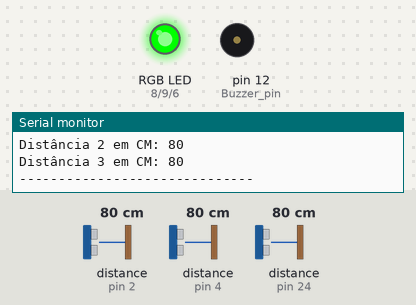
Simulated run of this sketch. Board: Arduino Mega 2560, built with avr-gcc and run on an emulated ATmega2560. Parts: an RGB LED mixed from three pins (HIGH = lit), buzzer (waves = sounding), the last lines printed to the serial monitor. Wiring (inferred from the names in the program): 3 × ultrasonic range finder: trigger pin 3, echo pin 2 / trigger pin 5, echo pin 4 / trigger pin 7, echo pin 24. Dashed ring = blinking. Inputs (shaded band) come from the test bench; at power-on: distance to the obstacle (sensors on pin 2, pin 4, pin 24) 80 cm. The echo pulse lasts 58.3 µs per cm; pins used as bus, display or sensor lines are not drawn.

Above: at 1.2 s.
1.3 s: distance to the obstacle (sensor on pin 2) set to 38 cm
2.9 s: distance to the obstacle (sensor on pin 2) set to 30 cm
At 3.8 s:
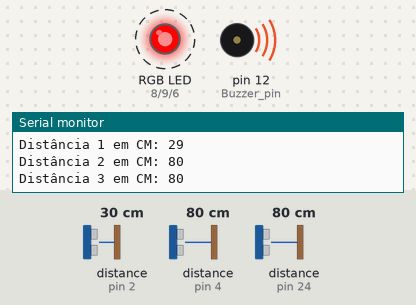
5.9 s: distance to the obstacle (sensor on pin 2) set to 35 cm
At 7.5 s:
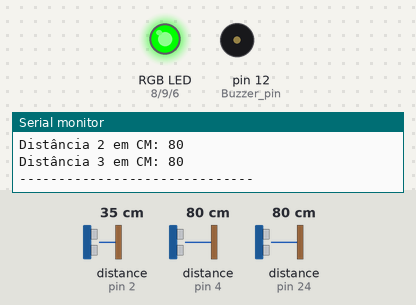
8.3 s: distance to the obstacle (sensor on pin 2) set to 2 cm
At 9.2 s:
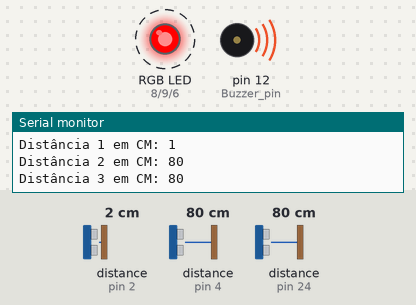
Timing chart, 0 to 12.3 s (numbered marks = the images above; inputs shaded):
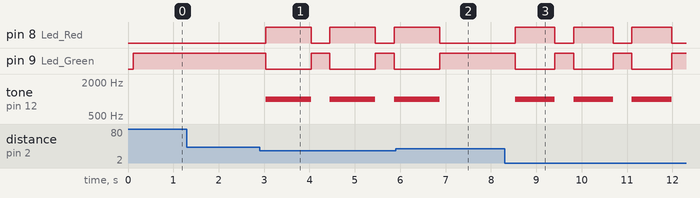

Measured:
- the behaviour switches between 34 and 33 cm on distance to the obstacle (sensor on pin 2) (found by bisection; images 0 and 1)
- after the input at 2.9 s, pin 8 (Led_Red): alternates HIGH for 1.0 s and LOW for 0.42 s, starting after 0.13 s; pin 9 (Led_Green): alternates HIGH for 0.42 s and LOW for 1.0 s, starting after 0.13 s; tone on pin 12 (Buzzer_pin): alternates 1000 Hz for 1.0 s and silent for 0.42 s, starting after 0.13 s
- after the input at 5.9 s, pin 8 (Led_Red): goes on until 6.9 s, then stays LOW; pin 9 (Led_Green): goes on until 6.9 s, then stays HIGH; tone on pin 12 (Buzzer_pin): goes on until 6.9 s, then stays silent
- after the input at 8.3 s, pin 8 (Led_Red): alternates HIGH for 0.87 s and LOW for 0.41 s, starting after 0.23 s; pin 9 (Led_Green): alternates HIGH for 0.41 s and LOW for 0.87 s, starting after 0.23 s; tone on pin 12 (Buzzer_pin): alternates 1000 Hz for 0.87 s and silent for 0.41 s, starting after 0.23 s

The sketch:

Ultrassonic_sensors_piezzo_rgb_led.ino
```cpp
#include <SoftwareSerial.h>
#define Sensor1_PIN_TRIG 3
#define Sensor2_PIN_ECHO 2
#define Sensor3_PIN_TRIG 5
#define Sensor4_PIN_ECHO 4
#define Sensor5_PIN_TRIG 7
#define Sensor6_PIN_ECHO 24
#define Led_Red 8
#define Led_Green 9
#define Led_Blue 6
#define Buzzer_pin 12

SoftwareSerial B(10,11);

void setup() {
  Serial.begin(115200);
  B.begin(115200);
  pinMode(Sensor1_PIN_TRIG, OUTPUT);
  pinMode(Sensor2_PIN_ECHO, INPUT);
  pinMode(Sensor3_PIN_TRIG, OUTPUT);
  pinMode(Sensor4_PIN_ECHO, INPUT);
  pinMode(Sensor5_PIN_TRIG, OUTPUT);
  pinMode(Sensor6_PIN_ECHO, INPUT);
  pinMode(Led_Red, OUTPUT);
  pinMode(Led_Green, OUTPUT);
  pinMode(Led_Blue, OUTPUT);
  pinMode(Buzzer_pin, OUTPUT);
}

void loop() {
   unsigned long duration = 5000;
  digitalWrite(Sensor1_PIN_TRIG, HIGH);
  delayMicroseconds(10);
  digitalWrite(Sensor1_PIN_TRIG, LOW);

  int duration1 = pulseIn(Sensor2_PIN_ECHO, HIGH);
  Serial.print("Distância 1 em CM: ");
  unsigned int distance1 = duration1 / 58;
  Serial.println(distance1);

  digitalWrite(Sensor3_PIN_TRIG, HIGH);
  delayMicroseconds(10);
  digitalWrite(Sensor3_PIN_TRIG, LOW);

  int duration2 = pulseIn(Sensor4_PIN_ECHO, HIGH);
  Serial.print("Distância 2 em CM: ");
  unsigned int distance2 = duration2 / 58;
  Serial.println(distance2);

  digitalWrite(Sensor5_PIN_TRIG, HIGH);
  delayMicroseconds(10);
  digitalWrite(Sensor5_PIN_TRIG, LOW);

  int duration3 = pulseIn(Sensor6_PIN_ECHO, HIGH);
  Serial.print("Distância 3 em CM: ");
  unsigned int distance3 = duration3 / 58;
  Serial.println(distance3);
  int delayTime1 = map(distance1,0,100,50,500);
  int delayTime2 = map(distance2,0,100,50,500);
  int delayTime3 = map(distance3,0,100,50,500);
  int delayTime = delayTime1 + delayTime2 + delayTime3;

  B.print(distance1);
  B.print(",");
  B.print(distance2);
  B.print(",");
  B.print(distance3);
  B.print(";");
  delay(100);

  if((distance1 < 33 && distance1 != 0) || (distance2 < 33 && distance2 != 0) || (distance3 < 33 && distance3 != 0)){
    digitalWrite(Led_Red, HIGH);
    digitalWrite(Led_Green, LOW);
    digitalWrite(Led_Blue, LOW);
    tone(Buzzer_pin,1000);
    delay(delayTime);
    noTone(Buzzer_pin);

  }
  if(distance1 == 0 || distance2 == 0 || distance3 == 0){
     while (true) {
    tone(Buzzer_pin, 1000);
    delay(100);

  } }
    if((distance1 >= 33 && distance1 < 66)  || (distance2 >= 33 && distance2 < 66) || (distance3 >= 33 && distance3 < 66)){
      digitalWrite(Led_Red, HIGH);
      digitalWrite(Led_Green, HIGH);
    }

  if(distance1 >= 66 || distance2 >= 66 || distance3 >= 66){
    digitalWrite(Led_Red, LOW);
    digitalWrite(Led_Green, HIGH);
    digitalWrite(Led_Blue, LOW);
  }


  Serial.println("------------------------------");


  delay(300);
}
```
